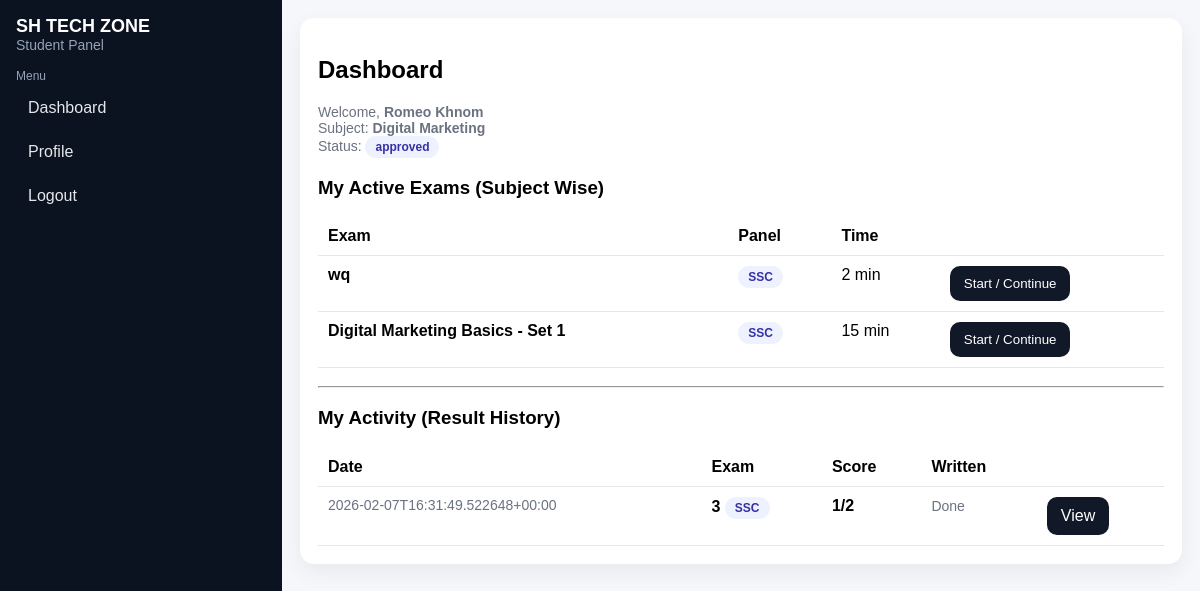
The app's page /dashboard (signed in) with its own data.
### tables this page shows
CREATE TABLE users (
        id INTEGER PRIMARY KEY AUTOINCREMENT,
        name TEXT NOT NULL,
        student_code TEXT UNIQUE,
        phone TEXT UNIQUE NOT NULL,
        whatsapp TEXT NOT NULL,
        subject_id INTEGER,
        batch_id INTEGER,
        password_hash TEXT NOT NULL,
        created_at TEXT NOT NULL,
        is_blocked INTEGER NOT NULL DEFAULT 0,
        status TEXT NOT NULL DEFAULT 'registered',
        location TEXT NOT NULL DEFAULT '-',
        current_status TEXT NOT NULL DEFAULT '-',
        education_level TEXT NOT NULL DEFAULT '-',
        profile_image TEXT,
        FOREIGN KEY (subject_id) REFERENCES subjects(id),
        FOREIGN KEY (batch_id) REFERENCES batches(id)
    );

CREATE TABLE subjects (
        id INTEGER PRIMARY KEY AUTOINCREMENT,
        name TEXT UNIQUE NOT NULL,
        is_active INTEGER NOT NULL DEFAULT 1,
        image_path TEXT,
        description TEXT,
        created_at TEXT NOT NULL
    );

CREATE TABLE exams (
        id INTEGER PRIMARY KEY AUTOINCREMENT,
        subject_id INTEGER,
        batch_id INTEGER,
        title TEXT NOT NULL,
        label TEXT NOT NULL DEFAULT 'SSC',
        duration_minutes INTEGER NOT NULL DEFAULT 20,
        is_active INTEGER NOT NULL DEFAULT 1,
        visibility TEXT NOT NULL DEFAULT 'approved', -- 'registered' or 'approved'
        created_at TEXT NOT NULL,
        FOREIGN KEY (subject_id) REFERENCES subjects(id),
        FOREIGN KEY (batch_id) REFERENCES batches(id)
    );

CREATE TABLE attempts (
        id INTEGER PRIMARY KEY AUTOINCREMENT,
        user_id INTEGER NOT NULL,
        exam_id INTEGER NOT NULL,
        started_at TEXT NOT NULL,
        submitted_at TEXT,
        score INTEGER,
        total INTEGER,
        pending_written INTEGER NOT NULL DEFAULT 0,
        allowed_extra_attempts INTEGER NOT NULL DEFAULT 0,
        FOREIGN KEY (user_id) REFERENCES users(id) ON DELETE CASCADE,
        FOREIGN KEY (exam_id) REFERENCES exams(id) ON DELETE CASCADE
    );

### app.py (the view)
@app.route("/dashboard")
@student_required
def dashboard():
    if not require_student_ok():
        return redirect(url_for("login"))
    uid = session["user_id"]
    conn = get_db()
    user = conn.execute(
        """SELECT u.*, s.name AS subject_name
           FROM users u
           LEFT JOIN subjects s ON s.id=u.subject_id
           WHERE u.id=?""",
        (uid,),
    ).fetchone()
    if not user:
        conn.close()
        session.clear()
        return redirect(url_for("login"))
    st = user["status"]
    can_view_exams = user_can_list_any_exam(st)
    exams = []
    if can_view_exams:
        exams = conn.execute(
            """SELECT e.*, s.name AS subject_name
               FROM exams e
               LEFT JOIN subjects s ON s.id=e.subject_id
               WHERE e.is_active=1
                 AND e.subject_id=?
                 AND (e.batch_id IS NULL OR e.batch_id = ?)
                 AND (
                        e.visibility='registered'
                        OR (e.visibility='approved' AND ?='approved')
                     )
               ORDER BY e.id DESC""",
            (user["subject_id"], user["batch_id"], st),
        ).fetchall()
    attempts = conn.execute(
        """SELECT a.*, e.title, e.label, e.duration_minutes
           FROM attempts a JOIN exams e ON e.id=a.exam_id
           WHERE a.user_id=? AND a.submitted_at IS NOT NULL
           ORDER BY a.submitted_at DESC""",
        (uid,),
    ).fetchall()
    conn.close()
    return render_template(
        "student/dashboard.html",
        site_name=SITE_NAME,
        user=user,
        can_view_exams=can_view_exams,
        exams=exams,
        attempts=attempts,
    )

### app.py (called while the page is built)
def get_db():
    conn = sqlite3.connect(DB_PATH)
    conn.row_factory = sqlite3.Row
    try:
        conn.execute("PRAGMA foreign_keys = ON")
    except Exception:
        pass
    return conn

def student_required(fn):
    @wraps(fn)
    def wrapper(*args, **kwargs):
        if not session.get("user_id"):
            return redirect(url_for("login"))
        return fn(*args, **kwargs)
    return wrapper

def require_student_ok():
    uid = session.get("user_id")
    if not uid:
        return False
    conn = get_db()
    row = conn.execute("SELECT is_blocked FROM users WHERE id=?", (uid,)).fetchone()
    conn.close()
    if not row:
        session.clear()
        return False
    if row["is_blocked"]:
        session.clear()
        flash("আপনার অ্যাকাউন্ট ব্লক করা। Admin এর সাথে যোগাযোগ করুন।", "danger")
        return False
    return True

def user_can_list_any_exam(user_status: str) -> bool:
    st = (user_status or "registered").lower()
    return st not in ("rejected", "blocked")

### templates/student/dashboard.html
{% extends "student/base.html" %}
{% block content %}
  <h2>Dashboard</h2>
  <p class="muted">
    Welcome, <b>{{ user.name }}</b><br/>
    Subject: <b>{{ user.subject_name or '-' }}</b><br/>
    Status: <span class="pill">{{ user.status }}</span>
  </p>
  {% if not can_view_exams %}
    <div class="flash warning">
      আপনার status <b>approved</b> না হওয়া পর্যন্ত Exam দেখা/দেওয়া যাবে না।
    </div>
  {% else %}
    <h3>My Active Exams (Subject Wise)</h3>
    {% if exams %}
      <table>
        <thead>
          <tr>
            <th>Exam</th>
            <th>Panel</th>
            <th>Time</th>
            <th></th>
          </tr>
        </thead>
        <tbody>
          {% for e in exams %}
            <tr>
              <td><b>{{ e.title }}</b>{% if e.batch_id %}<div class="muted">Batch specific</div>{% endif %}</td>
              <td><span class="pill">{{ e.label }}</span></td>
              <td>{{ e.duration_minutes }} min</td>
              <td>
                <form method="post" action="{{ url_for('start_exam', exam_id=e.id) }}">
                  <button class="btn btn2" type="submit">Start / Continue</button>
                </form>
              </td>
            </tr>
          {% endfor %}
        </tbody>
      </table>
    {% else %}
      <p class="muted">এই Subject এ এখন কোনো Active exam নেই।</p>
    {% endif %}
  {% endif %}
  <hr style="margin:18px 0;"/>
  <h3>My Activity (Result History)</h3>
  {% if attempts %}
    <table>
      <thead>
        <tr>
          <th>Date</th>
          <th>Exam</th>
          <th>Score</th>
          <th>Written</th>
          <th></th>
        </tr>
      </thead>
      <tbody>
        {% for a in attempts %}
          <tr>
            <td class="muted">{{ a.submitted_at }}</td>
            <td><b>{{ a.title }}</b> <span class="pill">{{ a.label }}</span></td>
            <td><b>{{ a.score }}/{{ a.total }}</b></td>
            <td>
              {% if a.pending_written and a.pending_written > 0 %}
                <span class="tag tagPend">Pending {{ a.pending_written }}</span>
              {% else %}
                <span class="muted">Done</span>
              {% endif %}
            </td>
            <td><a class="btn" href="{{ url_for('result', attempt_id=a.id) }}">View</a></td>
          </tr>
        {% endfor %}
      </tbody>
    </table>
  {% else %}
    <p class="muted">No results yet.</p>
  {% endif %}
{% endblock %}

### templates/student/base.html (style rules this page uses)
body { font-family: Arial, sans-serif; margin: 0; background: #f6f7fb; }
.muted { color:#6b7280; font-size: 14px; }
a.btn, button.btn { display:inline-block; padding: 10px 14px; border-radius: 10px; border: 0; text-decoration:none; background:#111827; color:#fff; cursor:pointer; }
.btn2 { background:#2563eb; }
table { width:100%; border-collapse: collapse; }
th, td { text-align:left; padding:10px; border-bottom: 1px solid #e5e7eb; vertical-align: top; }
.pill { display:inline-block; padding: 4px 10px; border-radius: 999px; background:#eef2ff; color:#3730a3; font-weight:700; font-size:12px; }

### records on screen
users: name "Romeo Khnom", status "approved"
subjects: name "Digital Marketing"
exams: title "wq", label "SSC", duration_minutes "2"
exams: title "Digital Marketing Basics - Set 1", label "SSC", duration_minutes "15"
attempts: submitted_at "2026-02-07T16:31:49.522648+00:00", title "3", label "SSC", score "1", total "2", pending_written "Done"

### other values on screen
{{ site_name }} "SH TECH ZONE"
